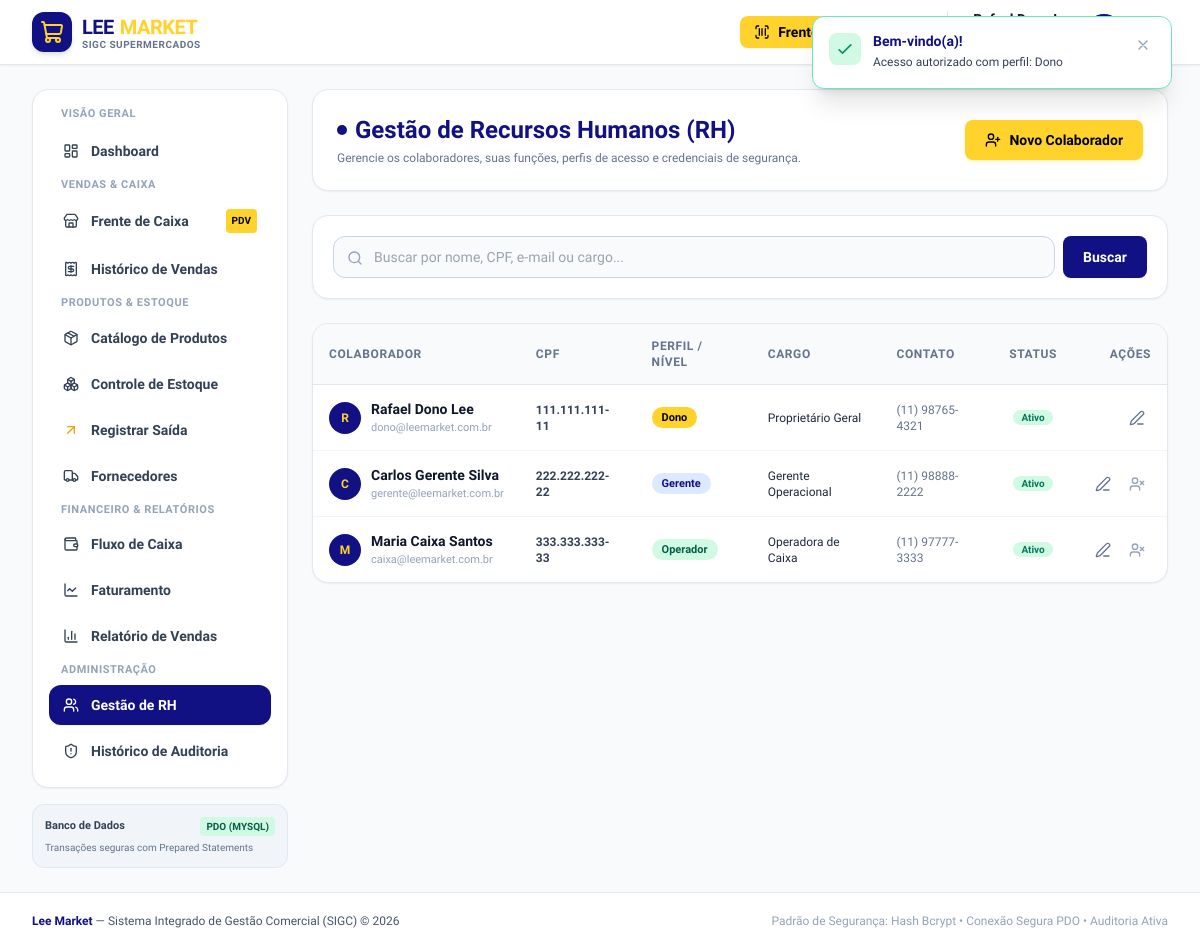
The app's page /modules/rh/index.php (signed in) with its own data.
### tables this page shows
CREATE TABLE IF NOT EXISTS `usuarios` (
  `id` INT AUTO_INCREMENT PRIMARY KEY,
  `cpf` VARCHAR(14) NOT NULL UNIQUE,
  `nome_completo` VARCHAR(150) NOT NULL,
  `email` VARCHAR(150) NULL,
  `telefone` VARCHAR(20) NULL,
  `senha` VARCHAR(255) NOT NULL,
  `perfil` ENUM('dono', 'gerente', 'operador') NOT NULL,
  `cargo` VARCHAR(100) NULL,
  `status` ENUM('ativo', 'inativo') NOT NULL DEFAULT 'ativo',
  `criado_em` DATETIME NOT NULL DEFAULT CURRENT_TIMESTAMP,
  `atualizado_em` DATETIME NOT NULL DEFAULT CURRENT_TIMESTAMP ON UPDATE CURRENT_TIMESTAMP
);

### includes/helpers.php (called while the page is built, shortened)
<?php
function base_url(string $path = ''): string {
    $scriptDir = str_replace('\\', '/', dirname($_SERVER['SCRIPT_NAME']));
    $subfolders = ['/modules/auth', '/modules/dashboard', '/modules/produtos', '/modules/estoque',
                   '/modules/vendas', '/modules/relatorios', '/modules/financeiro',
                   '/modules/fornecedores', '/modules/rh', '/modules/auditoria'];
    $base = $scriptDir;
    foreach ($subfolders as $sub) {
        if (str_ends_with($base, $sub)) {
            $base = substr($base, 0, -strlen($sub));
            break;
        }
    }
    $base = rtrim($base, '/');
    $cleanPath = ltrim($path, '/');
    return ($base ? $base : '') . ($cleanPath ? '/' . $cleanPath : '/');
}
function clean_mask(?string $str): string {
    return preg_replace('/\D/', '', (string)$str);
}
function format_cpf(?string $cpf): string {
    $c = clean_mask($cpf);
    return substr($c, 0, 3) . '.' . substr($c, 3, 3) . '.' . substr($c, 6, 3) . '-' . substr($c, 9, 2);
}

### includes/auth.php (called while the page is built, shortened)
<?php
require_once __DIR__ . '/helpers.php';
function current_user(): ?array {
    return $_SESSION['user'] ?? null;
}

### modules/rh/index.php (the view, shortened to what this page needs)
<?php
require_once __DIR__ . '/../../includes/auth.php';
require_once __DIR__ . '/../../includes/helpers.php';
$pdo = getDBConnection();
$busca = trim($_GET['q'] ?? '');
$sql = "SELECT * FROM usuarios WHERE 1=1";
$params = [];
$sql .= " ORDER BY perfil ASC, nome_completo ASC";
$stmt = $pdo->prepare($sql);
$stmt->execute($params);
$colaboradores = $stmt->fetchAll();
require_once __DIR__ . '/../../includes/header.php';
require_once __DIR__ . '/../../includes/navbar.php';
?>
<div class="space-y-6">
    <div class="flex flex-col sm:flex-row justify-between items-start sm:items-center gap-4 bg-white p-5 sm:p-6 rounded-2xl border border-slate-200 shadow-sm">
        <div>
            <div class="flex items-center gap-2">
                <span class="w-2.5 h-2.5 rounded-full bg-[#111184]"></span>
                <h1 class="text-xl sm:text-2xl font-black text-[#111184]">Gestão de Recursos Humanos (RH)</h1>
            </div>
            <p class="text-xs text-slate-500 mt-1">Gerencie os colaboradores, suas funções, perfis de acesso e credenciais de segurança.</p>
        </div>
        <a href="<?= base_url('modules/rh/cadastrar.php') ?>" class="btn-lee-accent text-sm w-full sm:w-auto">
            <i data-lucide="user-plus" class="w-4 h-4 text-black"></i>
            <span>Novo Colaborador</span>
        </a>
    </div>
    <div class="bg-white p-4 sm:p-5 rounded-2xl border border-slate-200 shadow-sm">
        <form method="GET" action="<?= base_url('modules/rh/index.php') ?>" class="flex gap-2">
            <div class="relative flex-1">
                <input type="text" name="q" value="<?= htmlspecialchars($busca) ?>" placeholder="Buscar por nome, CPF, e-mail ou cargo..."
                       class="w-full pl-10 pr-4 py-2.5 bg-slate-50 border border-slate-300 rounded-xl text-sm focus:ring-2 focus:ring-[#111184]">
                <i data-lucide="search" class="w-4 h-4 text-slate-400 absolute left-3.5 top-3.5"></i>
            </div>
            <button type="submit" class="btn-lee-primary px-5 py-2.5 text-sm">
                Buscar
            </button>
        </form>
    </div>
    <div class="bg-white rounded-2xl border border-slate-200 shadow-sm overflow-hidden">
        <div class="overflow-x-auto">
            <table class="w-full text-left text-sm">
                <thead>
                    <tr class="bg-slate-50 text-slate-500 text-xs uppercase tracking-wider border-b border-slate-200">
                        <th class="py-3.5 px-4 font-bold">Colaborador</th>
                        <th class="py-3.5 px-4 font-bold">CPF</th>
                        <th class="py-3.5 px-4 font-bold">Perfil / Nível</th>
                        <th class="py-3.5 px-4 font-bold">Cargo</th>
                        <th class="py-3.5 px-4 font-bold">Contato</th>
                        <th class="py-3.5 px-4 font-bold text-center">Status</th>
                        <th class="py-3.5 px-4 font-bold text-right">Ações</th>
                    </tr>
                </thead>
                <tbody class="divide-y divide-slate-100">
                    <?php foreach ($colaboradores as $colab):
                        $badgeStyle = 'bg-slate-100 text-slate-700';
                        if ($colab['perfil'] === 'dono') $badgeStyle = 'bg-[#FFD32C] text-black font-extrabold';
                        elseif ($colab['perfil'] === 'gerente') $badgeStyle = 'bg-blue-100 text-[#111184] font-bold';
                        elseif ($colab['perfil'] === 'operador') $badgeStyle = 'bg-emerald-100 text-emerald-800 font-bold';
                    ?>
                        <tr class="hover:bg-slate-50/80 transition text-xs">
                            <td class="py-3.5 px-4">
                                <div class="flex items-center gap-2.5">
                                    <div class="w-8 h-8 rounded-full bg-[#111184] text-[#FFD32C] font-bold flex items-center justify-center shrink-0">
                                        <?= strtoupper(substr($colab['nome_completo'], 0, 1)) ?>
                                    </div>
                                    <div>
                                        <span class="font-bold text-slate-900 block text-sm"><?= htmlspecialchars($colab['nome_completo']) ?></span>
                                        <span class="text-slate-400 text-[11px]"><?= htmlspecialchars($colab['email']) ?></span>
                                    </div>
                                </div>
                            </td>
                            <td class="py-3.5 px-4 font-mono font-semibold text-slate-700">
                                <?= format_cpf($colab['cpf']) ?>
                            </td>
                            <td class="py-3.5 px-4">
                                <span class="px-2.5 py-1 rounded-full text-[11px] <?= $badgeStyle ?>">
                                    <?= ucfirst($colab['perfil']) ?>
                                </span>
                            </td>
                            <td class="py-3.5 px-4 font-medium text-slate-800">
                                <?= htmlspecialchars($colab['cargo'] ?: '-') ?>
                            </td>
                            <td class="py-3.5 px-4 text-slate-500">
                                <?= htmlspecialchars($colab['telefone'] ?: '-') ?>
                            </td>
                            <td class="py-3.5 px-4 text-center">
                                <?php if ($colab['status'] === 'ativo'): ?>
                                    <span class="px-2 py-0.5 rounded-full text-[10px] font-bold bg-emerald-100 text-emerald-700">
                                        Ativo
                                    </span>
                                <?php else: ?>
                                    <span class="px-2 py-0.5 rounded-full text-[10px] font-bold bg-rose-100 text-rose-700">
                                        Inativo
                                    </span>
                                <?php endif; ?>
                            </td>
                            <td class="py-3.5 px-4 text-right">
                                <div class="flex items-center justify-end gap-1.5">
                                    <a href="<?= base_url('modules/rh/editar.php?id=' . $colab['id']) ?>" class="p-1.5 text-slate-500 hover:text-blue-600 hover:bg-slate-100 rounded-lg transition" title="Editar Colaborador">
                                        <i data-lucide="edit-3" class="w-4 h-4"></i>
                                    </a>
                                    <?php if ($colab['id'] !== $user['id']): ?>
                                        <button type="button" onclick="confirmarStatus(<?= $colab['id'] ?>, <?= json_encode($colab['nome_completo']) ?>, '<?= $colab['status'] ?>')" class="p-1.5 text-slate-400 hover:text-slate-700 hover:bg-slate-100 rounded-lg transition" title="<?= $colab['status'] === 'ativo' ? 'Desativar' : 'Ativar' ?>">
                                            <i data-lucide="<?= $colab['status'] === 'ativo' ? 'user-x' : 'user-check' ?>" class="w-4 h-4"></i>
                                        </button>
                                    <?php endif; ?>
                                </div>
                            </td>
                        </tr>
                    <?php endforeach; ?>
                </tbody>
            </table>
        </div>
    </div>
</div>
<?php require_once __DIR__ . '/../../includes/footer.php'; ?>

### assets/css/custom.css (style rules this page uses)
:root { --color-primary: #111184; --color-primary-hover: #0c0c66; --color-primary-light: #ececfb; --color-accent: #FFD32C; --color-accent-hover: #e6bd1f; --color-accent-text: #000000; --color-bg: #FFFFFF; --color-text: #000000; --color-card-bg: #FFFFFF; --color-border: #e2e8f0; }
*, html, body, input, button, select, textarea, table, th, td, h1, h2, h3, h4, h5, h6, p, span, a { font-family: 'Isometra', system-ui, -apple-system, BlinkMacSystemFont, 'Segoe UI', Roboto, Helvetica, Arial, sans-serif !important; }
body { background-color: #F8FAFC; color: var(--color-text); -webkit-font-smoothing: antialiased; -moz-osx-font-smoothing: grayscale; }
.btn-lee-primary { background-color: #111184; color: #FFFFFF; font-weight: 600; padding: 0.625rem 1.25rem; border-radius: 0.5rem; display: inline-flex; align-items: center; justify-content: center; gap: 0.5rem; transition: all 0.2s ease-in-out; box-shadow: 0 1px 2px 0 rgba(0, 0, 0, 0.05); }
.btn-lee-accent { background-color: #FFD32C; color: #000000; font-weight: 700; padding: 0.625rem 1.25rem; border-radius: 0.5rem; display: inline-flex; align-items: center; justify-content: center; gap: 0.5rem; transition: all 0.2s ease-in-out; box-shadow: 0 1px 3px 0 rgba(255, 211, 44, 0.4); }

### records on screen
usuarios: nome_completo "R", nome_completo "Rafael Dono Lee", email "dono@leemarket.com.br", cpf "111.111.111-11", perfil "Dono", cargo "Proprietário Geral", telefone "(11) 98765-4321", status "Ativo"
usuarios: nome_completo "C", nome_completo "Carlos Gerente Silva", email "gerente@leemarket.com.br", cpf "222.222.222-22", perfil "Gerente", cargo "Gerente Operacional", telefone "(11) 98888-2222", status "Ativo"
usuarios: nome_completo "M", nome_completo "Maria Caixa Santos", email "caixa@leemarket.com.br", cpf "333.333.333-33", perfil "Operador", cargo "Operadora de Caixa", telefone "(11) 97777-3333", status "Ativo"

### other values on screen
getDBDriver() "MYSQL"
